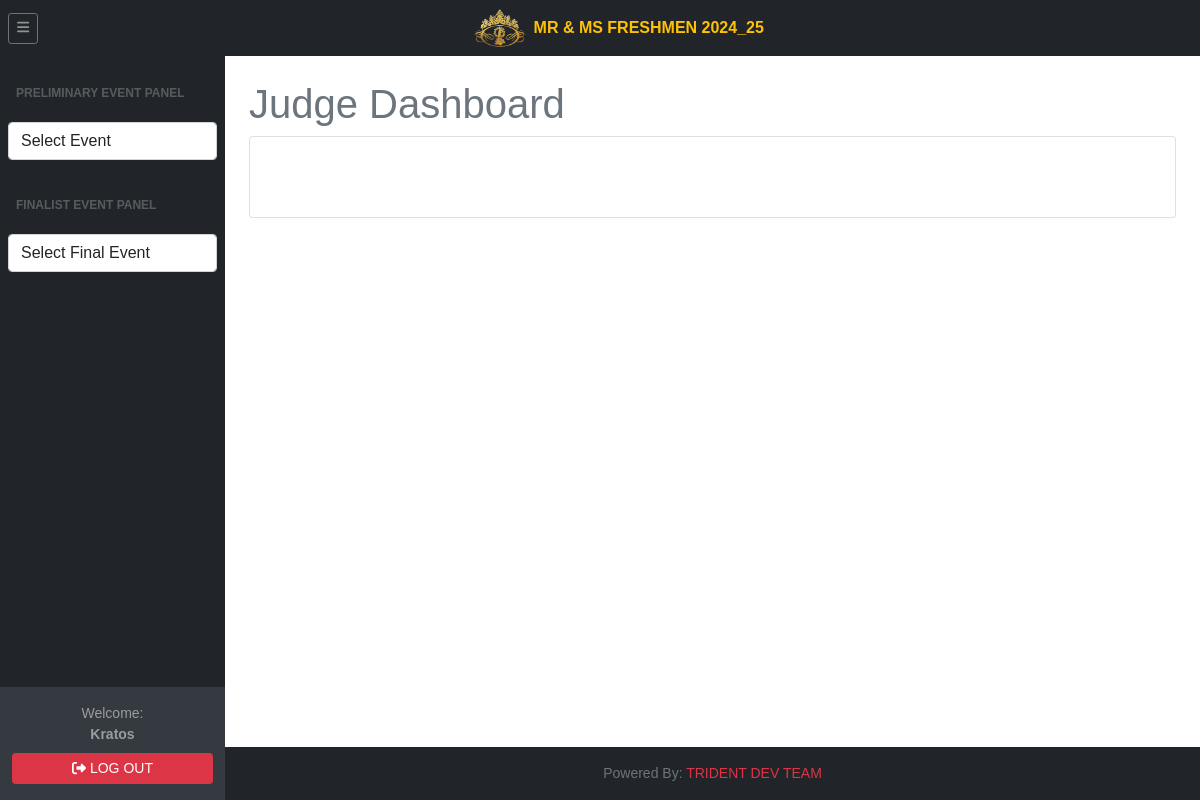
The page /tri.judge/judgeHome.php (signed in) on the database its author committed.
### tables this page shows
CREATE TABLE `setting` (
  `id` int(11) NOT NULL AUTO_INCREMENT,
  `condition_final` varchar(10) DEFAULT NULL,
  `pageant_name` varchar(255) DEFAULT NULL,
  `isGeneral` varchar(4) DEFAULT NULL,
  `logo` varchar(255) DEFAULT NULL,
  `cover_photo` varchar(255) DEFAULT NULL,
  `weighted_scoring` tinyint(4) DEFAULT NULL,
  PRIMARY KEY (`id`)
);

CREATE TABLE `user` (
  `id` int(11) NOT NULL AUTO_INCREMENT,
  `code` varchar(16) DEFAULT NULL,
  `username` varchar(90) DEFAULT NULL,
  `password` varchar(255) DEFAULT NULL,
  `name` varchar(45) DEFAULT NULL,
  `types` varchar(45) DEFAULT NULL,
  `category` varchar(15) DEFAULT NULL,
  `status` tinyint(1) DEFAULT NULL,
  `added_by` varchar(16) DEFAULT NULL,
  `added_timestamp` timestamp NULL DEFAULT NULL,
  `updated_by` varchar(16) DEFAULT NULL,
  `updated_timestamp` timestamp NULL DEFAULT NULL,
  PRIMARY KEY (`id`)
);

### include/settings.php (called while the page is built, shortened)
<?php
$settings = mysqli_query($db, "SELECT * FROM setting") or die('query failed');
$fetchSettings = [];
if(mysqli_num_rows($settings) > 0){
    $fetchSettings = mysqli_fetch_assoc($settings);
}
$logo = $fetchSettings['logo'] ?? 'logo.png';
?>

### include/judgeinclude/judgeSession.php (called while the page is built, shortened)
<?php
$judge = $_SESSION['judge'];
?>

### tri.judge/judgeHome.php (the view, shortened to what this page needs)
<?php
    require '../include/connector/dbconn.php';
    require '../include/judgeinclude/judgeSession.php';
    include "../include/settings.php";
?>
<!DOCTYPE html>
<html lang="en">
    <head>
        <link href="../css/dataTable.css" rel="stylesheet" />
        <link href="../css/styles.css" rel="stylesheet" />
        <link rel="stylesheet" href="../css/jquery-ui.min.css">
    </head>
    <body class="sb-nav-fixed">
    <?php include "../include/topNav.php";?>
        <div id="layoutSidenav">
            <div id="layoutSidenav_nav">
            <?php include "../include/judgeinclude/judgeSideNav.php";?>
            </div>
            <div id="layoutSidenav_content">
                <main>
                <div class="container-fluid px-4">
                        <h1 class="mt-4 text-muted">Judge Dashboard</h1>
                            <section class="mb-3">
                                <div class="card">
                                        <div class="card-body">
                                        </div>
                                </div>
                            </section>
                    </div>
                </main>
                <?php include "../include/footer.php";?>
            </div>
        </div>
</body>
</html>

### include/topNav.php
<nav class="sb-topnav navbar navbar-expand navbar-dark bg-dark">
            <?php
                $pageantName = isset($fetchSettings['pageant_name']) && $fetchSettings['pageant_name'] !== '' ? htmlspecialchars($fetchSettings['pageant_name']) : 'Pageant';
            ?>
            <button class="btn btn-link btn-sm order-1 order-lg-0 me-3 me-lg-0 ms-2 border border-secondary" id="sidebarToggle" href="#!"><i class="fas fa-bars"></i></button>
            <div class="mx-auto d-flex align-items-center">
                <img src="../assets/img/<?=$logo?>" alt="Logo" height="40" class="me-2">
                <span class="text-warning fw-bold" style="font-size: 1rem;"><?= $pageantName ?></span>
            </div>
</nav>

### include/judgeinclude/judgeSideNav.php (shortened to what this page needs)
<?php
         $select = mysqli_query($db, "SELECT * FROM user WHERE code = '$judge' ") or die('query failed');
         if(mysqli_num_rows($select) > 0){
            $fetch = mysqli_fetch_assoc($select);
         }
?>
<div id="layoutSidenav_nav">
                <nav class="sb-sidenav accordion sb-sidenav-dark" id="sidenavAccordion">
                    <div class="sb-sidenav-menu">
                        <div class="nav category-buttons">
                            <div class="sb-sidenav-menu-heading">Preliminary Event Panel</div>
                            <div class="p-2">
                                <?php
                                    $eventCategoryQuery = eventListPreliminary;
                                    $resultEventCategory = mysqli_query($db, $eventCategoryQuery);
                                    if ($resultEventCategory->num_rows > 0) {
                                        echo '<select class="event_category form-control">';
                                        echo '<option value="" selected>Select Event</option>';
                                        echo '</select>';
                                    }
                                ?>
                            </div>
                            <div class="sb-sidenav-menu-heading">Finalist Event Panel</div>
                            <div class="p-2">
                                <?php
                                    $eventFinalQuery = eventListFinal;
                                    $resultEventFinal = mysqli_query($db, $eventFinalQuery);
                                    if ($resultEventFinal->num_rows > 0) {
                                        echo '<select class="event_category_final form-control">';
                                        echo '<option value="" selected>Select Final Event</option>';
                                        echo '</select>';
                                    }
                                ?>
                            </div>
                        </div>
                    </div>
                    <div class="sb-sidenav-footer py-3 ">
                        <div class="small text-center mb-2">Welcome:
                            <div class="fw-bold"><?= $fetch['name']; ?></div>
                        </div>
                        <a href="../tri.login/logout.php" class="btn btn-danger btn-sm w-100">
                            <i class="fa-solid fa-right-from-bracket"></i> LOG OUT
                        </a>
                    </div>
                </nav>
            </div>

### tri.judge/judgeHome.php (style rules this page uses)
body { margin: 0; background-size: cover; background-position: center; background-repeat: no-repeat; background-attachment: fixed; font-family: Arial; }

### rows shown on the page
setting: logo (picture), pageant_name "MR & MS FRESHMEN 2024_25"
user: name "Kratos"
